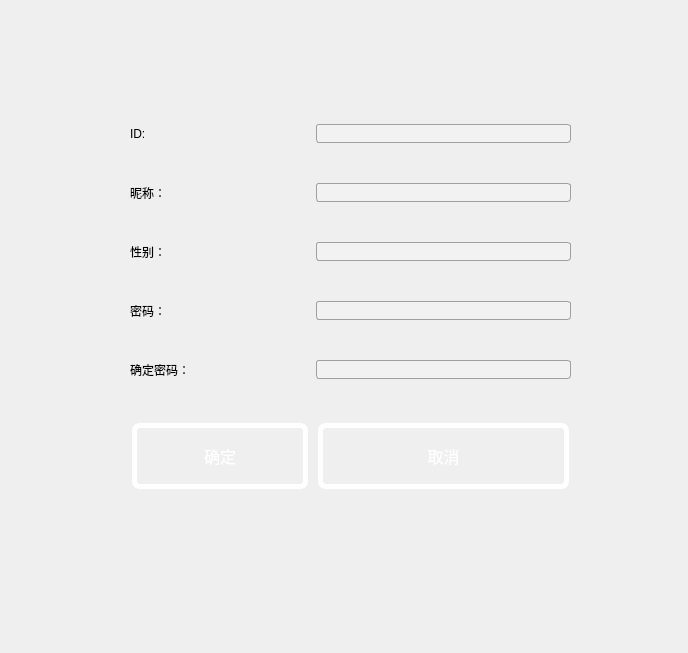
<?xml version="1.0" encoding="UTF-8"?>
<ui version="4.0">
 <class>RegisterDialog</class>
 <widget class="QDialog" name="RegisterDialog">
  <property name="geometry">
   <rect>
    <x>0</x>
    <y>0</y>
    <width>688</width>
    <height>653</height>
   </rect>
  </property>
  <property name="windowTitle">
   <string>Dialog</string>
  </property>
  <widget class="QWidget" name="">
   <property name="geometry">
    <rect>
     <x>130</x>
     <y>90</y>
     <width>441</width>
     <height>441</height>
    </rect>
   </property>
   <layout class="QGridLayout" name="gridLayout">
    <item row="0" column="0">
     <widget class="QLabel" name="label">
      <property name="text">
       <string>ID:</string>
      </property>
     </widget>
    </item>
    <item row="0" column="1">
     <widget class="QLineEdit" name="IdEdit">
      <property name="styleSheet">
       <string notr="true">QLineEdit
{
	border: 1px solid #A0A0A0; /* 边框宽度为1px，颜色为#A0A0A0 */
	border-radius: 3px; /* 边框圆角 */
	padding-left: 5px; /* 文本距离左边界有5px */
	background-color: #F2F2F2; /* 背景颜色 */
	color: #A0A0A0; /* 文本颜色 */
	selection-background-color: #A0A0A0; /* 选中文本的背景颜色 */
	selection-color: #F2F2F2; /* 选中文本的颜色 */
	font-family: &quot;Microsoft YaHei&quot;; /* 文本字体族 */
	font-size: 10pt; /* 文本字体大小 */


}
QLineEdit:hover{ /* 鼠标悬浮在QLineEdit时的状态 */
	border: 1px solid #298DFF;
	border-radius: 3px;
	background-color: #F2F2F2;
	color: #298DFF;
	selection-background-color: #298DFF;
	selection-color: #F2F2F2;
}

</string>
      </property>
     </widget>
    </item>
    <item row="1" column="0">
     <widget class="QLabel" name="label_4">
      <property name="text">
       <string>昵称：</string>
      </property>
     </widget>
    </item>
    <item row="1" column="1">
     <widget class="QLineEdit" name="nickEdit">
      <property name="styleSheet">
       <string notr="true">QLineEdit
{
	border: 1px solid #A0A0A0; /* 边框宽度为1px，颜色为#A0A0A0 */
	border-radius: 3px; /* 边框圆角 */
	padding-left: 5px; /* 文本距离左边界有5px */
	background-color: #F2F2F2; /* 背景颜色 */
	color: #A0A0A0; /* 文本颜色 */
	selection-background-color: #A0A0A0; /* 选中文本的背景颜色 */
	selection-color: #F2F2F2; /* 选中文本的颜色 */
	font-family: &quot;Microsoft YaHei&quot;; /* 文本字体族 */
	font-size: 10pt; /* 文本字体大小 */


}
QLineEdit:hover{ /* 鼠标悬浮在QLineEdit时的状态 */
	border: 1px solid #298DFF;
	border-radius: 3px;
	background-color: #F2F2F2;
	color: #298DFF;
	selection-background-color: #298DFF;
	selection-color: #F2F2F2;
}

</string>
      </property>
     </widget>
    </item>
    <item row="2" column="0">
     <widget class="QLabel" name="label_5">
      <property name="text">
       <string>性别：</string>
      </property>
     </widget>
    </item>
    <item row="2" column="1">
     <widget class="QLineEdit" name="sexEdit">
      <property name="styleSheet">
       <string notr="true">QLineEdit
{
	border: 1px solid #A0A0A0; /* 边框宽度为1px，颜色为#A0A0A0 */
	border-radius: 3px; /* 边框圆角 */
	padding-left: 5px; /* 文本距离左边界有5px */
	background-color: #F2F2F2; /* 背景颜色 */
	color: #A0A0A0; /* 文本颜色 */
	selection-background-color: #A0A0A0; /* 选中文本的背景颜色 */
	selection-color: #F2F2F2; /* 选中文本的颜色 */
	font-family: &quot;Microsoft YaHei&quot;; /* 文本字体族 */
	font-size: 10pt; /* 文本字体大小 */


}
QLineEdit:hover{ /* 鼠标悬浮在QLineEdit时的状态 */
	border: 1px solid #298DFF;
	border-radius: 3px;
	background-color: #F2F2F2;
	color: #298DFF;
	selection-background-color: #298DFF;
	selection-color: #F2F2F2;
}

</string>
      </property>
     </widget>
    </item>
    <item row="3" column="0">
     <widget class="QLabel" name="label_2">
      <property name="text">
       <string>密码：</string>
      </property>
     </widget>
    </item>
    <item row="3" column="1">
     <widget class="QLineEdit" name="PassEdit">
      <property name="styleSheet">
       <string notr="true">QLineEdit
{
	border: 1px solid #A0A0A0; /* 边框宽度为1px，颜色为#A0A0A0 */
	border-radius: 3px; /* 边框圆角 */
	padding-left: 5px; /* 文本距离左边界有5px */
	background-color: #F2F2F2; /* 背景颜色 */
	color: #A0A0A0; /* 文本颜色 */
	selection-background-color: #A0A0A0; /* 选中文本的背景颜色 */
	selection-color: #F2F2F2; /* 选中文本的颜色 */
	font-family: &quot;Microsoft YaHei&quot;; /* 文本字体族 */
	font-size: 10pt; /* 文本字体大小 */


}
QLineEdit:hover{ /* 鼠标悬浮在QLineEdit时的状态 */
	border: 1px solid #298DFF;
	border-radius: 3px;
	background-color: #F2F2F2;
	color: #298DFF;
	selection-background-color: #298DFF;
	selection-color: #F2F2F2;
}

</string>
      </property>
      <property name="echoMode">
       <enum>QLineEdit::Password</enum>
      </property>
     </widget>
    </item>
    <item row="4" column="0">
     <widget class="QLabel" name="label_3">
      <property name="text">
       <string>确定密码：</string>
      </property>
     </widget>
    </item>
    <item row="4" column="1">
     <widget class="QLineEdit" name="TwoPassEdit_2">
      <property name="styleSheet">
       <string notr="true">QLineEdit
{
	border: 1px solid #A0A0A0; /* 边框宽度为1px，颜色为#A0A0A0 */
	border-radius: 3px; /* 边框圆角 */
	padding-left: 5px; /* 文本距离左边界有5px */
	background-color: #F2F2F2; /* 背景颜色 */
	color: #A0A0A0; /* 文本颜色 */
	selection-background-color: #A0A0A0; /* 选中文本的背景颜色 */
	selection-color: #F2F2F2; /* 选中文本的颜色 */
	font-family: &quot;Microsoft YaHei&quot;; /* 文本字体族 */
	font-size: 10pt; /* 文本字体大小 */


}
QLineEdit:hover{ /* 鼠标悬浮在QLineEdit时的状态 */
	border: 1px solid #298DFF;
	border-radius: 3px;
	background-color: #F2F2F2;
	color: #298DFF;
	selection-background-color: #298DFF;
	selection-color: #F2F2F2;
}

</string>
      </property>
      <property name="echoMode">
       <enum>QLineEdit::Password</enum>
      </property>
     </widget>
    </item>
    <item row="5" column="0">
     <widget class="QPushButton" name="OKButton">
      <property name="minimumSize">
       <size>
        <width>180</width>
        <height>0</height>
       </size>
      </property>
      <property name="styleSheet">
       <string notr="true">QPushButton
{
background-color:rgba(255, 255, 255, 0);
border-radius: 8px;
padding: 16px 32px;
text-align: center;
text-decoration: none;
font-size: 16px;
margin: 4px 2px;
color:rgb(255, 255, 255);
border: 5px solid rgb(255, 255, 255);
}
QPushButton:hover
{
    /*背景颜色*/  
    background-color:rgb(199, 255, 255);
}
 
/*按钮按下态*/
QPushButton:pressed
{
    /*背景颜色*/  
    
    /*左内边距为3像素，让按下时字向右移动3像素*/  
    padding-left:40px;
    /*上内边距为3像素，让按下时字向下移动3像素*/  
    padding-top:20px;
}
</string>
      </property>
      <property name="text">
       <string>确定</string>
      </property>
     </widget>
    </item>
    <item row="5" column="1">
     <widget class="QPushButton" name="ConcealButton">
      <property name="styleSheet">
       <string notr="true">QPushButton
{
background-color:rgba(255, 255, 255, 0);
border-radius: 8px;
padding: 16px 32px;
text-align: center;
text-decoration: none;
font-size: 16px;
margin: 4px 2px;
color:rgb(255, 255, 255);
border: 5px solid rgb(255, 255, 255);
}
QPushButton:hover
{
    /*背景颜色*/  
    background-color:rgb(199, 255, 255);
}
 
/*按钮按下态*/
QPushButton:pressed
{
    /*背景颜色*/  
    
    /*左内边距为3像素，让按下时字向右移动3像素*/  
    padding-left:40px;
    /*上内边距为3像素，让按下时字向下移动3像素*/  
    padding-top:20px;
}
</string>
      </property>
      <property name="text">
       <string>取消</string>
      </property>
     </widget>
    </item>
   </layout>
  </widget>
 </widget>
 <resources/>
 <connections/>
</ui>
